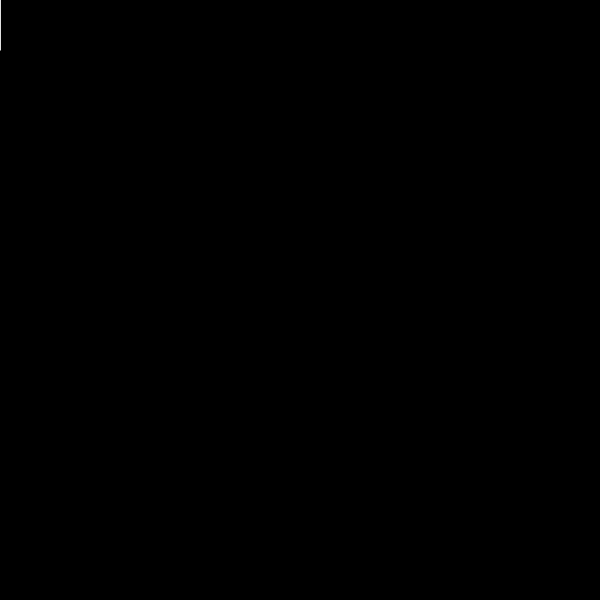
Frame 1 (no input)
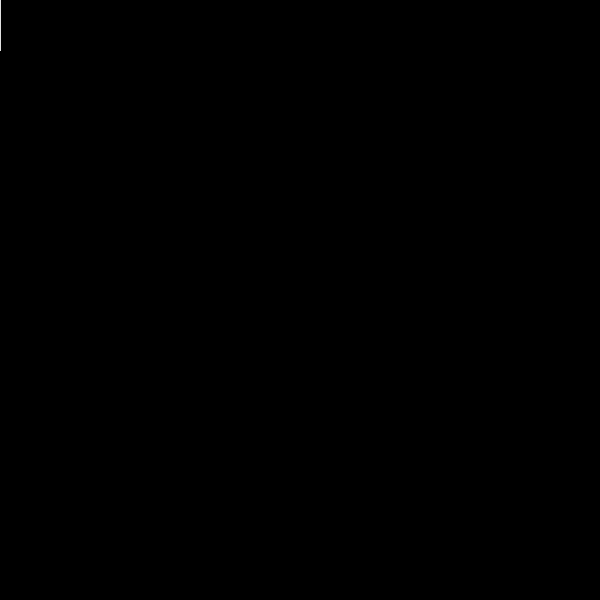
Frame 60 (the mouse pressed at the canvas centre just before this capture)
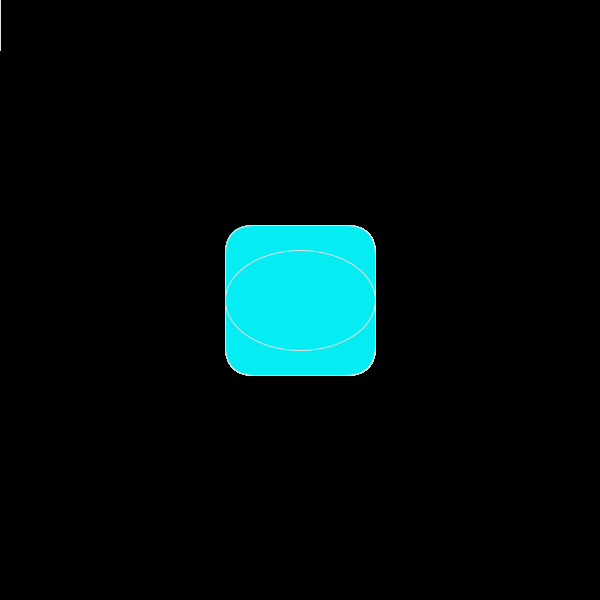
Frame 120 (the mouse held since frame 60 and released just before this capture)

The Processing sketch that drew these frames (run headless with seeded random() and noise(); from frame 60 on, the mouse is pressed at the canvas centre):

// Processing sketch: processing_160446
// ── processing_160446.pde

void setup() {
  size(600,600);
  background(0);
  stroke(225);

}
 
 
void draw(){
  if (mousePressed){
   rectMode(CENTER);
    fill(5,236,242);
    rect(mouseX,mouseY,mouseX*0.5,150,30);
  } else {
   
    fill(100,mouseY*0.3,150,30);
  }
  ellipse(mouseX,mouseY,mouseX*0.5,100);
  
}
